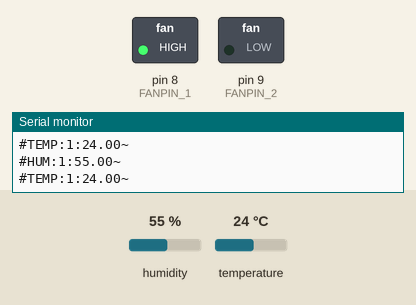
Recording of a sketch running on a simulated Arduino Uno, built with avr-gcc and run on an emulated ATmega328P. Parts: switched loads named in the sketch (green lamp = pin HIGH), the last lines printed to the serial monitor. The inputs (shaded band) are chosen by the test bench; at power-on: humidity 55 %, temperature 24 °C.

Above: at 15.0 s.
At 45.2 s:
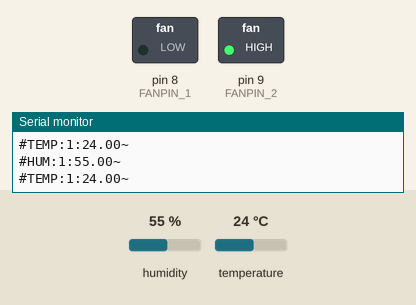
Timing chart, 0 to 78.4 s (numbered marks = the images above):
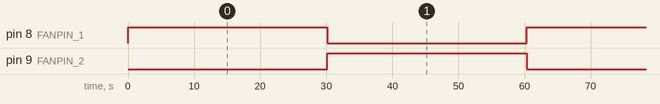

The sketch:

robofresh.ino
```cpp
#include <dht11.h>

dht11 DHT11;
int tc = 0;

#define DHT11PIN_1 2  //DHT11 sensor 1

#define FANPIN_1 8  //Fan 1 relay pin
#define FANPIN_2 9  //Fan 2 relay pin

boolean fan1 = LOW;
boolean fan2 = HIGH;

void setup()
{
  Serial.begin(9600);
  Serial.println("ROBOFRESH V0.1");

  pinMode(FANPIN_1, OUTPUT);
  pinMode(FANPIN_2, OUTPUT);
}

void loop()
{
  //Show sensors status every 2 seconds
  if(!(tc % 5)) {
    showDhtSensor(DHT11PIN_1, 1);
  }

  //Every
  if(!(tc % 30)) {
    fan1 = !fan1;
    setFan(1, FANPIN_1, fan1);
    fan2 = !fan2;
    setFan(2, FANPIN_2, fan2);
  }
  tc++;
  delay(1000);

}

void setFan(int id, int pin, int value) {
  digitalWrite(pin, value);
  Serial.print("#FAN:");
  Serial.print(id);
  Serial.print(":");
  Serial.print(value);
  Serial.println("~");
}

void showDhtSensor(int dhtPin, int id) {
  int chk = DHT11.read(dhtPin);

  if(chk != DHTLIB_OK) {
    Serial.print("DHT11 reading: ");
    switch (chk)
    {
      case DHTLIB_ERROR_CHECKSUM:
  		Serial.println("Checksum error");
  		break;
      case DHTLIB_ERROR_TIMEOUT:
  		Serial.println("Time out error");
  		break;
      default:
  		Serial.println("Unknown error");
  		break;
    }
  } else {
    Serial.print("#HUM:");
    Serial.print(id);
    Serial.print(":");
    Serial.print((float)DHT11.humidity, 2);
    Serial.println("~");

    Serial.print("#TEMP:");
    Serial.print(id);
    Serial.print(":");
    Serial.print((float)DHT11.temperature, 2);
    Serial.println("~");
  }
}
```

Measured:
- by itself, pin 8 (FANPIN_1), pin 9 (FANPIN_2): alternates HIGH for 30.1 s and LOW for 30.1 s
